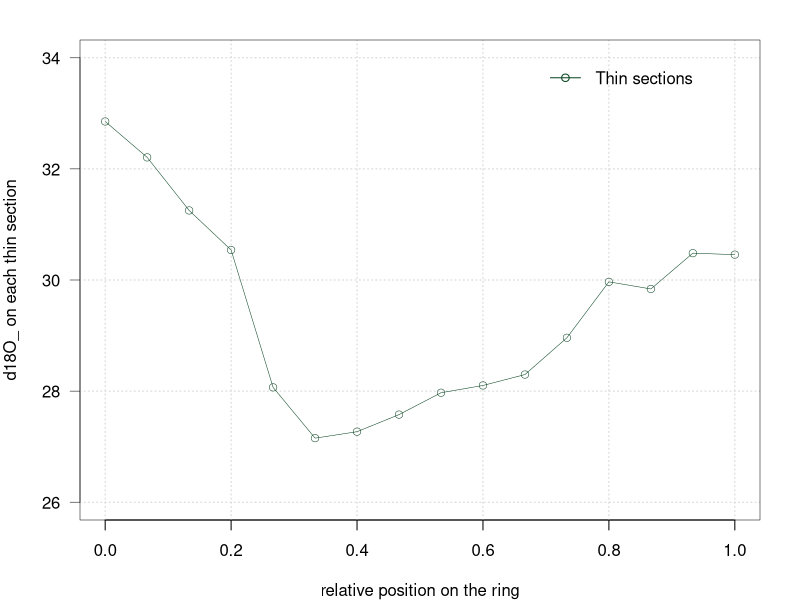
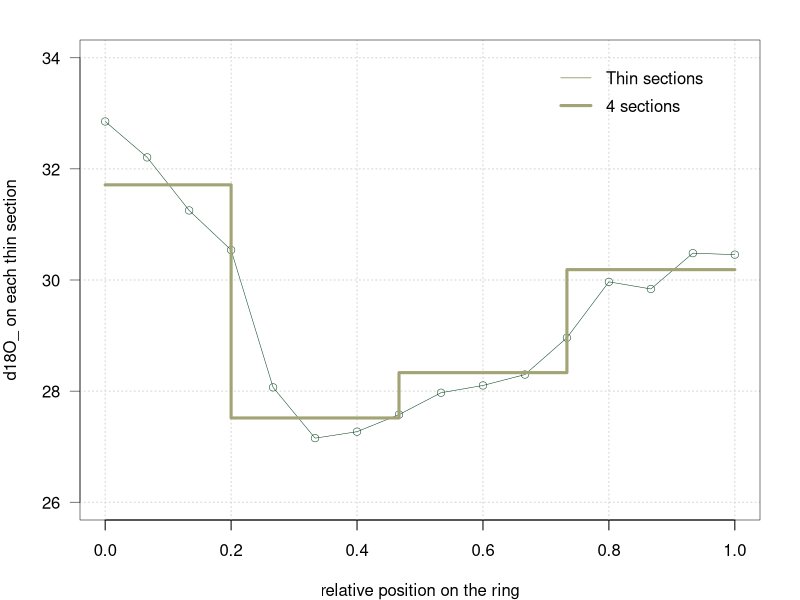
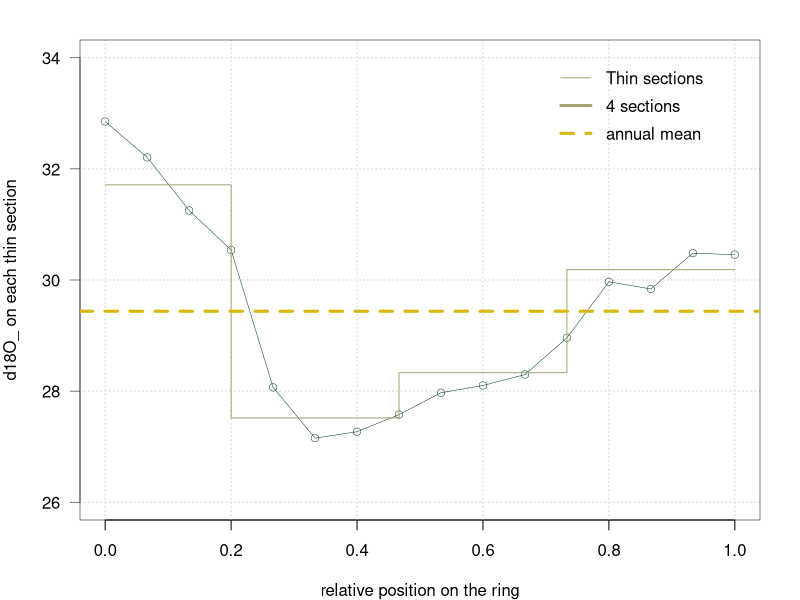
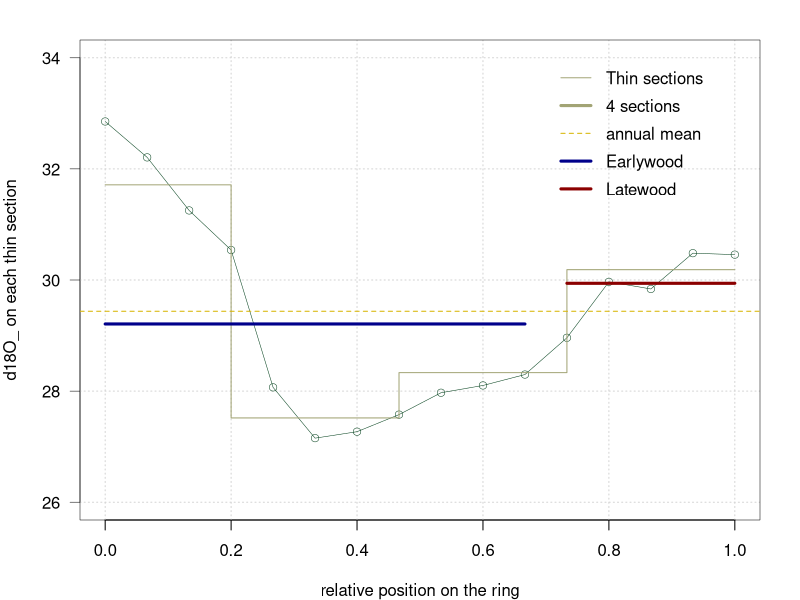
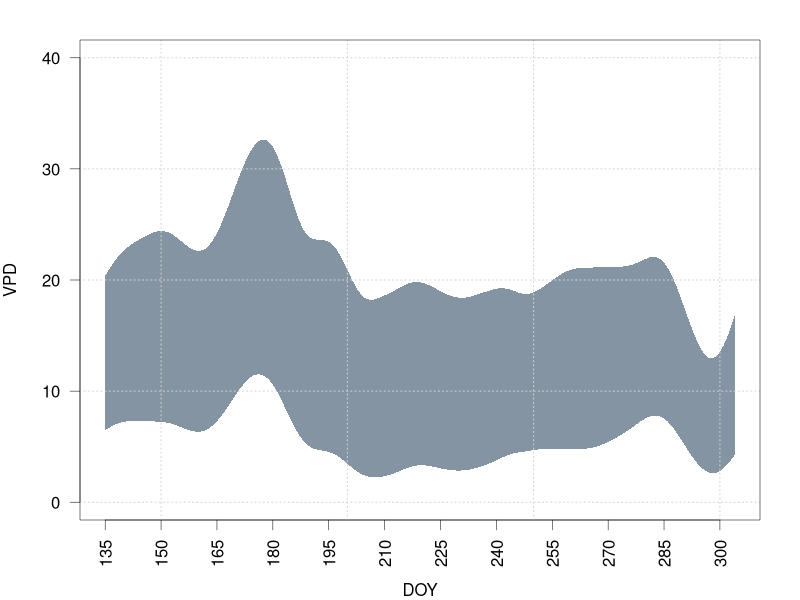

Reproduce these figures in R, in order. (Note: this script raises an error after producing the figures.)
## ---- chunk 1
# here we will plot the seasonall high resol plot form the book
# Read the  high resolution form 1998 from Heliport site Sothern Arizona.
HEL_98 <- read.csv("Data_Notebook5_part1/high_res_HEL_1998.csv") [,c(2,3,8)]
VPD_HEL <- read.csv("Data_Notebook5_part1/VPD_1998_1999_HEL.csv" )[,c(2,3,4)]
colb1 <- c("#D8B70A","#02401B","#A2A475","#D67236")

## ---- chunk 2
par(mar=c(4,4,2,2),lwd=0.5)
plot(HEL_98[,3], HEL_98[,2], type="n", ylim=c(26,34), xlim=c(0,1), axes=F, xlab = "relative position on the ring", ylab = "d18O_ on each thin section")
axis(1)
axis(2,lwd=0.5,las=2)
grid(lwd=1)
box()

lines( HEL_98[,3],HEL_98[,2], type="o",col=colb1[2],lwd=0.5, pch=1)
legend(x = 0.7, y = 34, legend = "Thin sections", col=colb1[2] , bty = "n",lwd=1,lty=1,pch = 1)

## ---- chunk 3
#Here you will need to estimate the  average of the 4 diferent quarters  based on the thin sections provided.
# example 
# sellect the sections per quarter
p25<- round(0.25*nrow(HEL_98),0)
p50<- round(0.50*nrow(HEL_98),0)
p75<- round(0.75*nrow(HEL_98),0)
p100<- round(1*nrow(HEL_98),0)

HEL_98_quarter  <- c(rep(mean(HEL_98[,2][1:p25], na.rm = T),length(1:p25)),
                  rep(mean(HEL_98[,2][(1+p25):p50], na.rm = T),length((1+p25):p50)),
                  rep(mean(HEL_98[,2][(1+p50):p75], na.rm = T),length((1+p50):p75)),
                  rep(mean(HEL_98[,2][(1+p75):p100], na.rm = T),length((1+p75):p100)))


## ---- chunk 4
par(mar=c(4,4,2,2),lwd=0.5)
plot(HEL_98[,3], HEL_98[,2], type="n", ylim=c(26,34), xlim=c(0,1), axes=F, xlab = "relative position on the ring", ylab = "d18O_ on each thin section")
axis(1)
axis(2,lwd=0.5,las=2)
grid(lwd=1)
box()

lines( HEL_98[,3],HEL_98[,2], type="o",col=colb1[2],lwd=0.5, pch=1)
legend(x = 0.7, y = 34, legend = "Thin sections", col=colb1[3] , bty = "n",lwd=1)

## Add here the new plot of the average on those 4 equaly distanced sections

lines( HEL_98[,3],HEL_98_quarter, type="S",col=colb1[3],lwd=3)
legend(x = 0.7, y = 33.5, legend = "4 sections", col=colb1[3] , bty = "n",lwd=3)


## ---- chunk 5
#Here you will need to estimate the  average of the ring based on the thin sections provided.
# example 
HEL_98_complete <- mean(HEL_98[,2])

## ---- chunk 6

par(mar=c(4,4,2,2),lwd=0.5)
plot(HEL_98[,3], HEL_98[,2], type="n", ylim=c(26,34), xlim=c(0,1), axes=F, xlab = "relative position on the ring", ylab = "d18O_ on each thin section")
axis(1)
axis(2,lwd=0.5,las=2)
grid(lwd=1)
box()

lines( HEL_98[,3],HEL_98[,2], type="o",col=colb1[2],lwd=0.5, pch=1)
legend(x = 0.7, y = 34, legend = "Thin sections", col=colb1[3] , bty = "n",lwd=1)

## Add here the new plot of the average on those 4 equaly distanced sections

lines( HEL_98[,3],HEL_98_quarter, type="S",col=colb1[3],lwd=1)
legend(x = 0.7, y = 33.5, legend = "4 sections", col=colb1[3] , bty = "n",lwd=3)

abline(h = HEL_98_complete,col=colb1[1],lwd=3,lty=2)
legend(x = 0.7, y = 33, legend = "annual mean", col=colb1[1] , bty = "n",lwd=3,lty=2)
## ---- chunk 7
# separating the EW and the LW Based on the figure we can estimate a % of EW and LW and based on this info  e can determine the sections on each anatomical region.
EW_1998 <- mean(HEL_98[,2][1:11], na.rm = T)
LW_1998 <- mean(HEL_98[,2][12:16], na.rm = T)

# Read the VPD form 1998 and 1999 from Heliport site Sothern Arizona.
## ---- chunk 8

par(mar=c(4,4,2,2),lwd=0.5)
plot(HEL_98[,3], HEL_98[,2], type="n", ylim=c(26,34), xlim=c(0,1), axes=F, xlab = "relative position on the ring", ylab = "d18O_ on each thin section")
axis(1)
axis(2,lwd=0.5,las=2)
grid(lwd=1)
box()

lines( HEL_98[,3],HEL_98[,2], type="o",col=colb1[2],lwd=0.5, pch=1)
legend(x = 0.7, y = 34, legend = "Thin sections", col=colb1[3] , bty = "n",lwd=1)

## Add here the new plot of the average on those 4 equaly distanced sections

lines( HEL_98[,3],HEL_98_quarter, type="S",col=colb1[3],lwd=1)
legend(x = 0.7, y = 33.5, legend = "4 sections", col=colb1[3] , bty = "n",lwd=3)

abline(h = HEL_98_complete,col=colb1[1],lwd=1,lty=2)
legend(x = 0.7, y = 33, legend = "annual mean", col=colb1[1] , bty = "n",lwd=1,lty=2)


lines(HEL_98[,3][1:11], rep(EW_1998, 11),type="s",col="darkblue",lwd=3  )#EW
legend(x = 0.7, y = 32.5, legend = "Earlywood", col="darkblue" , bty = "n",lwd=3)

lines(HEL_98[,3][12:16], rep(LW_1998, 5),type="s",col="darkred",lwd=3  )#LW
legend(x = 0.7, y = 32, legend = "Latewood", col="darkred" , bty = "n",lwd=3)

## ---- chunk 9
#VPD_1998
par(mar=c(4,4,2,2),lwd=0.5)
plot(x = c(1:10),y=c(1:10),xlim = c(135,304), ylim = c(0,40) , type = "n", axes = F, xlab = "DOY", ylab = "VPD")
polygon(x = c(VPD_HEL[,1], rev(VPD_HEL[,1])), y = c(VPD_HEL[,2], rev(VPD_HEL[,3])), border = F, col = rgb(0.2,0.3,0.4,0.6))
axis(1, at = seq(135,304,15),lwd=0.5,las=2)
axis(2,at = seq(0,40, 10), las=2,lwd=0.5)
grid(lwd=1)
box()
## ---- chunk 10
# here we will conduct the seasonal correlations
# using the data in this project lcated in "Data_Notebook5_part2"


## ---- chunk 11
EW.c
